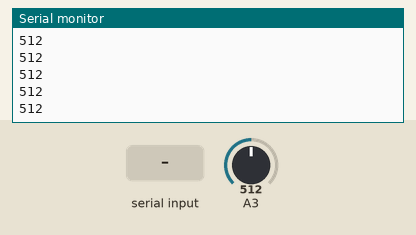
Recording of a sketch running on a simulated Arduino Uno, built with avr-gcc and run on an emulated ATmega328P. On the bench: the last lines printed to the serial monitor. Inputs (shaded band) come from the test bench; at power-on: A3 = 512.

Above: at 1.2 s.
1.3 s: "t" received over the second serial link
At 1.32 s:
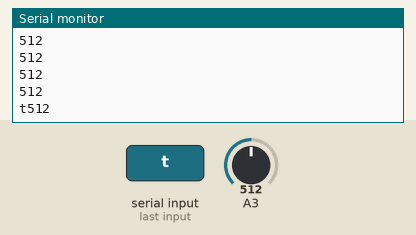
2.8 s: A3 set to 716
At 2.88 s:
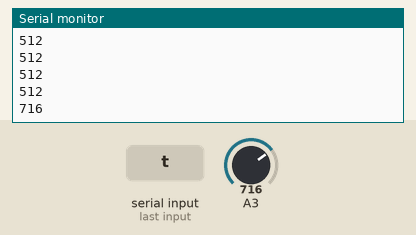
4.3 s: "1" received over the second serial link
At 4.34 s:
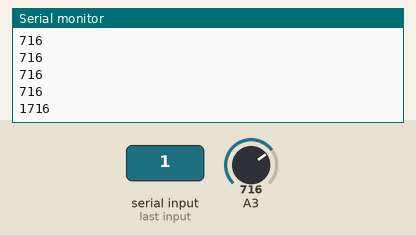
5.8 s: A3 set to 900
At 5.8 s:
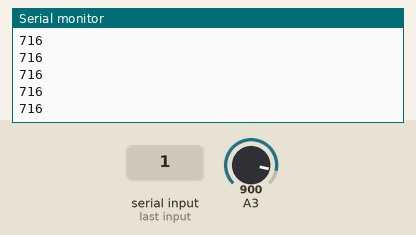
Timing chart, 0 to 8.3 s (numbered marks = the images above; inputs shaded):
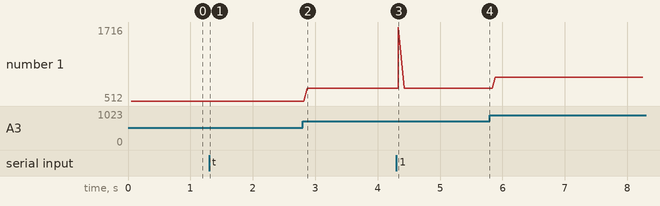

Measured:
- after the input at 1.3 s, the serial monitor: prints a new line at once (image 1)
- after the input at 2.8 s, the serial monitor: prints a new line after 0.07 s (image 2)
- after the input at 4.3 s, the serial monitor: prints a new line at once (image 3)
- plotted number 1: 512 → 716 after the input at 2.8 s, 716 → 900 after the input at 5.8 s

The sketch:

Temp-Pulsos.ino
```cpp
#include <SoftwareSerial.h>
SoftwareSerial BT1(10,11); // RX, TX recorder que se cruzan
int NTC = A0;
float val;
float temp;
String strFloat;
//char charFloat[6];
float tempC;
char stempC;
boolean c = true;
int pulso = 0;

void setup(){
      pinMode(A3, INPUT);
       //BT1.flush();
       //delay(500);
       Serial.begin(9600);
       //Serial.println("Enter AT commands:");
       BT1.begin(38400);
       pinMode(NTC, INPUT);

   }

void loop(){
    pulso = analogRead(A3);

    if(BT1.available()){
      //Lee BT y envia a arduino
      stempC = BT1.read();
      Serial.write(stempC);
       if(stempC == 't'){
         val = analogRead(NTC);
         temp = Thermister(val);

             BT1.print(temp+1.0);


       }
    }

    delay(50);
    Serial.println(pulso);
   //strFloat = temp;
   //strFloat.toCharArray(charFloat, 6);

}

double Thermister(float RawADC){
  double Temp;
  Temp = log(((10240000/RawADC) - 10000));
  Temp = 1 / (0.001129148 + (0.000234125 + (0.0000000876741 * Temp * Temp )) * Temp);
  Temp = Temp - 273.15;
  return Temp;
}
```
